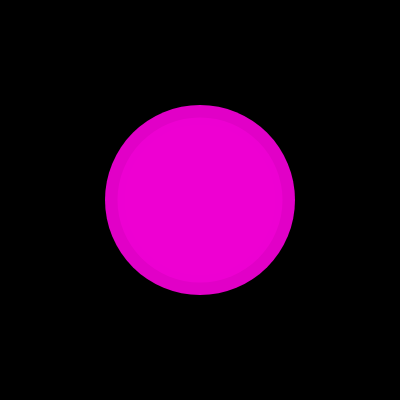
Frame 1 (no input)
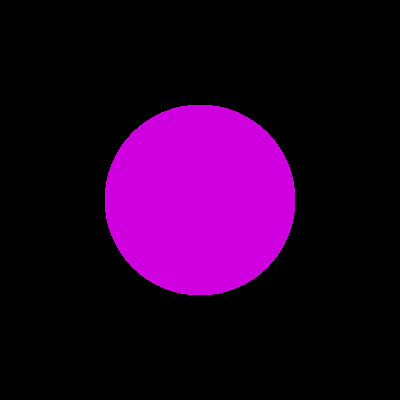
Frame 60 (no input)
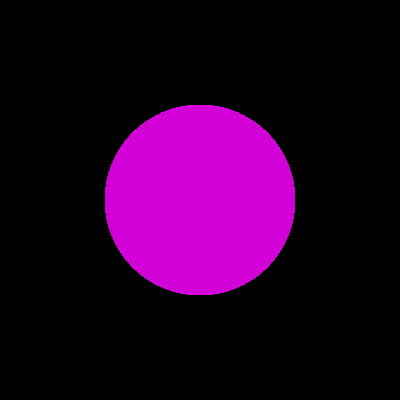
Frame 120 (the mouse pressed at the canvas centre since frame 60)

The p5.js sketch that drew these frames (run headless with seeded random() and noise() and a simulated clock; from frame 60 on, the mouse is pressed at the canvas centre):

// p5.js sketch
// ── sketch.js
let x, y, r, g, b, a;
let growth;
// xy center of circle
// rgb and alpha

function setup() {
  createCanvas(400, 400);
  background(0);
}

function draw() {
  //x = random(0, 400);
  /**********************/
  x = y =200;
  /**********************/
  //y = random(0, 400);
  r = random(200, 255);
  g = 0;
  b = random(200, 255);
  a = random(200, 255); // alpha is 0-255
  //growth = random(0, 10);
  growth=5;

  noStroke(); //no outline
  //stroke(1)
  fill(r, g, b, a); //put color before circle
  circle(x, y, 30 * growth);
  circle(x, y, 30 * growth + 15);
  circle(x, y, 30 * growth + 40);

  console.log(" x=" + x);
}
